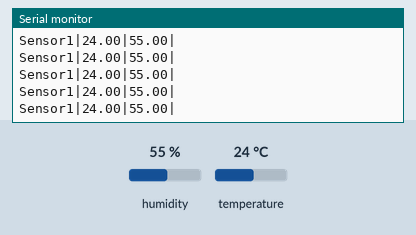
A sketch run on a simulated Arduino Uno, built for the host (arithmetic inside an expression is 32-bit, double 64-bit). Parts: the last lines printed to the serial monitor. The test bench sets the inputs (shaded band); at power-on: humidity 55 %, temperature 24 °C. No radio packets arrive unless stated.

Above: at 2.9 s.
3.0 s: humidity set to 22 %
At 4.42 s:
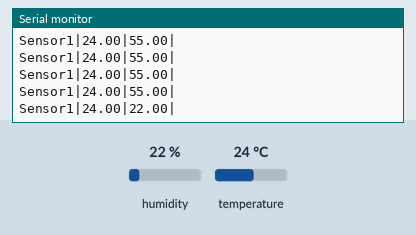
5.8 s: temperature set to 12 °C
At 6.25 s:
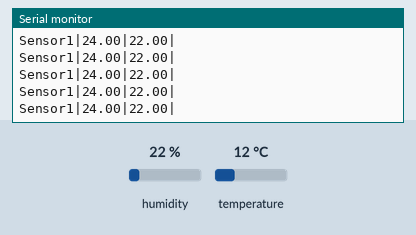
8.6 s: humidity set to 40 %
At 8.63 s:
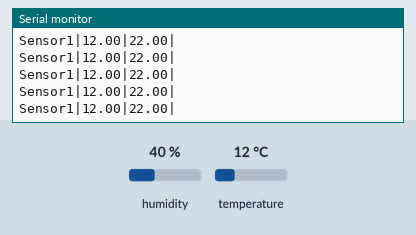
Timing chart, 0 to 11.6 s (numbered marks = the images above; inputs shaded):
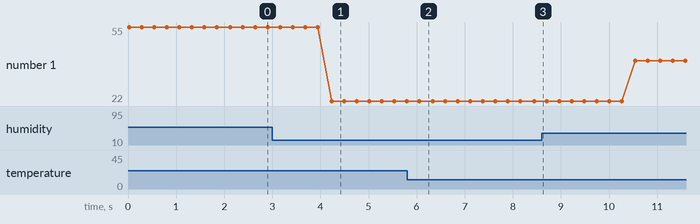

Measured:
- after the input at 3.0 s, the serial monitor: prints a new line after 1.2 s (image 1)
- plotted number 1: 55 → 22 after the input at 3.0 s, 22 → 40 after the input at 8.6 s

The sketch:

arduino_rf_transmiter.ino
```cpp
#include <VirtualWire.h>
#include "DHT.h"

#define DHTPIN 7     // what pin we're connected to
//#define ONE_WIRE_BUS 2
#define DHTTYPE DHT11   // DHT 11

DHT dht(DHTPIN, DHTTYPE);

char temp[6];
char hum[6];

void setup() {

  Serial.begin(9600);
  vw_setup(2000);
  vw_set_tx_pin(3);
  dht.begin();

}

void loop() {

  float h = dht.readHumidity();
  // Read temperature as Celsius
  float t = dht.readTemperature();
  char id[9] = "Sensor1|";
  char mark[2] ="|";

  if (isnan(h) || isnan(t)) {
    Serial.println("Failed to read from DHT sensor!");
    return;
  }
  dtostrf(t, 5, 2, temp);
  dtostrf(h, 5, 2, hum);
  strcat(id,temp);
  strcat(id,mark);
  strcat(id,hum);
  strcat(id,mark);

  Serial.print(id);
  Serial.print("\n");
  vw_send((uint8_t *)id, strlen(id));

  vw_wait_tx();

  delay(200);

}
```
